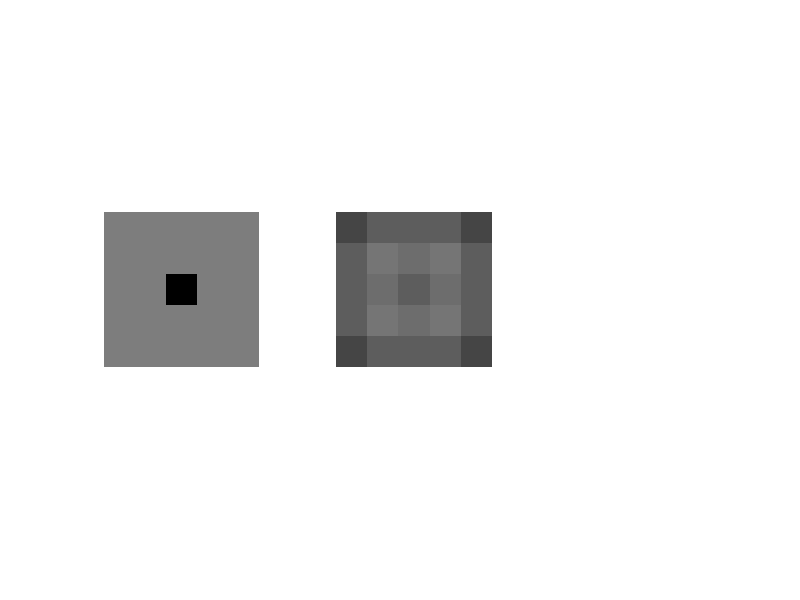
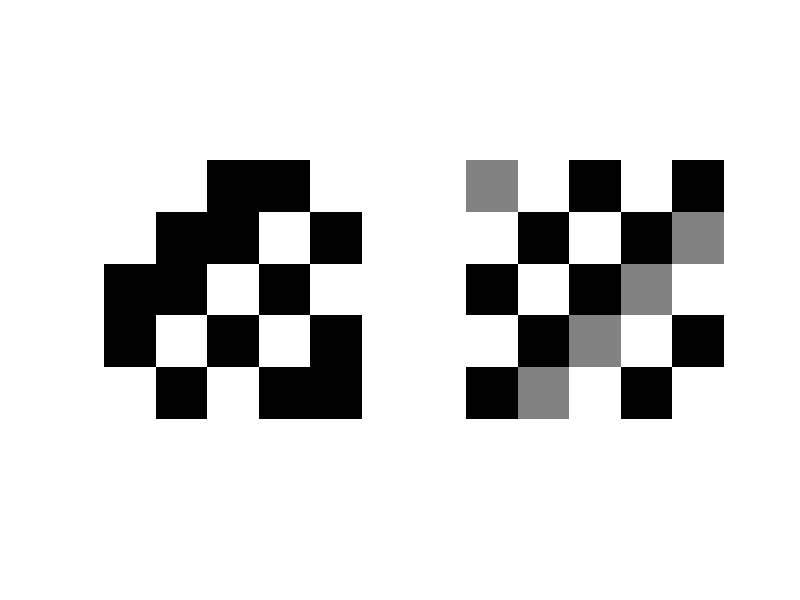

Source code (MATLAB) for these figures, in order:
clc;
clear all;

pkg load image

%Generate an image, f(x,y)
f_1 = ones(5,5);
f_1(3,3) = 0; 
f1_image = uint8(f_1.*127);
subplot(1,3,1)
imshow(f1_image);
%*************************

%Construct Blur Filter, k_blur, 3x3
k_gaus = [1 2 1;2 4 2;1 2 1]./16.0;
%**********************************

%Spatial convolution f1_hat = k_blur@f1_image
f1_hat = conv2(f1_image,k_gaus,'same');
f1_hat_image = uint8(f1_hat);
subplot(1,3,2)
imshow(f1_hat_image);
%*********************************************

% Frequency Domain FFT on f(x,y) --> F(u,v) --> [F_mag F_phase]
F1 = fft2(f1_image);
F1_mag = 1./(1+exp(-real(F1)));
F1_phase = 1./(1+exp(-imag(F1)));
F1_mag_image = uint8(F1_mag.*255);
F1_phase_image = uint8(F1_phase.*255);
figure;
subplot(1,2,1)
imshow(F1_mag_image);
subplot(1,2,2)
imshow(F1_phase_image);
f1_freq = ifft2(imag(F1));
f1_freq = imag(f1_freq);
%**************************************************************


%**************************************************************



